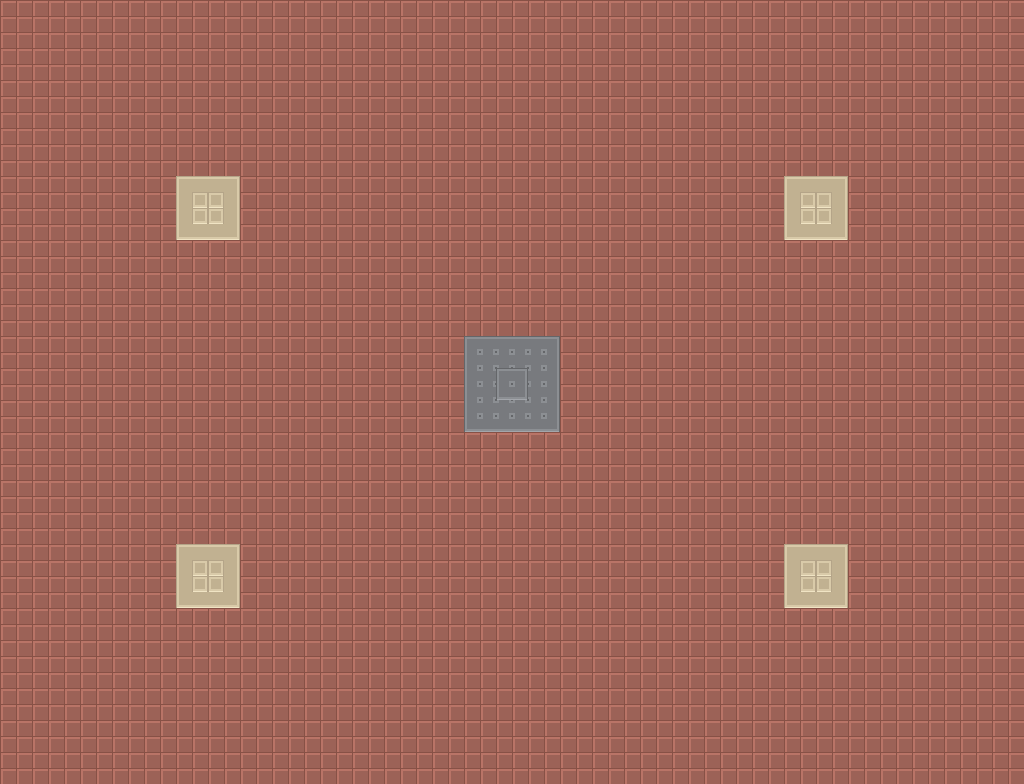

A level layout from a 2D game, rendered from its tile map. Below: a short description, then the map file with tile-grid data replaced by summaries:
An orthogonal 64x49 tile map with 16x16 px tiles, 1 tile layer (Tile Layer 1) and 5 objects (4x Spike, Tile).

<map version="1.0" orientation="orthogonal" renderorder="right-down" width="64" height="49" tilewidth="16" tileheight="16" nextobjectid="7">
 <tileset firstgid="1" name="roguelikeCity" tilewidth="16" tileheight="16" spacing="1" tilecount="1036" columns="37">
  <image source="roguelikeCity.png" width="628" height="475" />
  <terraintypes>
   <terrain name="brick" tile="-1" />
   <terrain name="spike" tile="-1" />
  </terraintypes>
 </tileset>
 <layer name="Tile Layer 1" width="64" height="49">
  <data>[3136 cells, 3136 non-empty, 19 distinct tile ids]</data>
 </layer>
 <objectgroup name="spike">
  <properties>
   <property name="Spawn" type="bool" value="true" />
  </properties>
  <object id="1" name="Spike" type="Spike" x="784" y="175" width="62" height="66">
   <properties>
    <property name="Spawn" type="bool" value="true" />
   </properties>
  </object>
  <object id="2" name="Spike" type="Spike" x="176" y="176" width="64" height="63">
   <properties>
    <property name="Spawn" type="bool" value="true" />
   </properties>
  </object>
  <object id="3" name="Spike" type="Spike" x="177" y="545" width="63" height="63">
   <properties>
    <property name="Spawn" type="bool" value="true" />
   </properties>
  </object>
  <object id="4" name="Spike" type="Spike" x="785" y="543" width="61" height="63">
   <properties>
    <property name="Spawn" type="bool" value="true" />
   </properties>
  </object>
  <object id="5" name="Tile" type="Tile" x="464" y="336" width="96" height="94">
   <properties>
    <property name="Spawn" type="bool" value="true" />
    <property name="health" type="int" value="100" />
   </properties>
  </object>
 </objectgroup>
</map>
